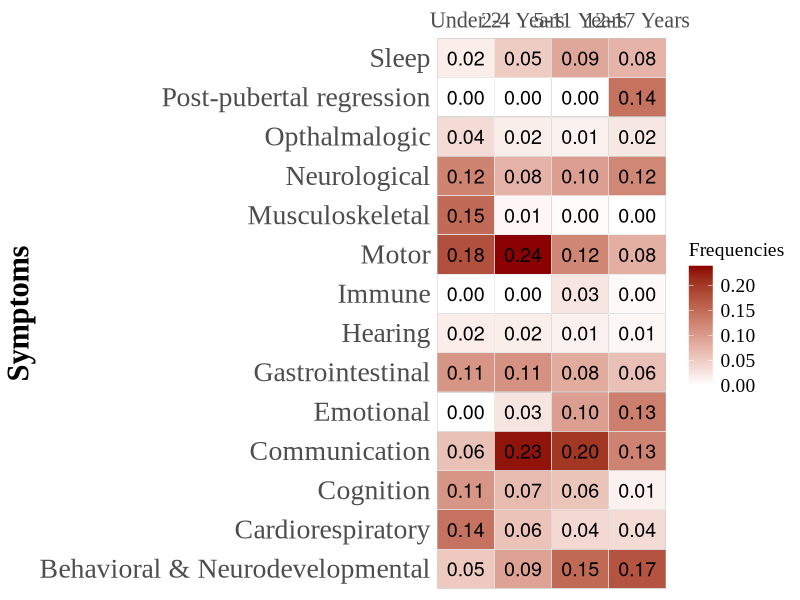
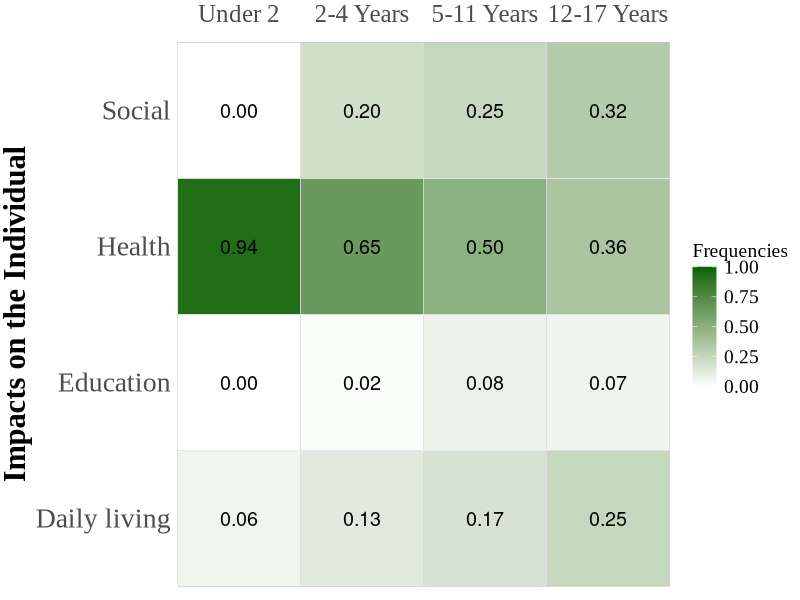
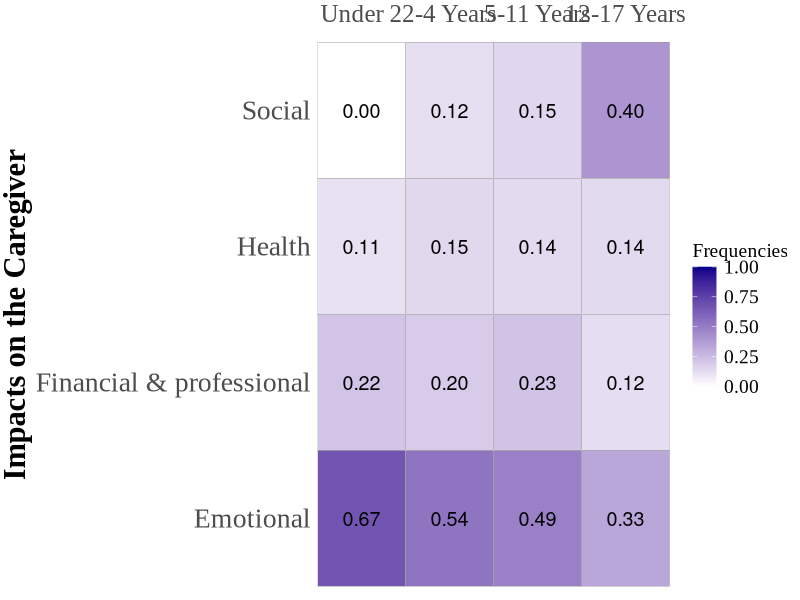
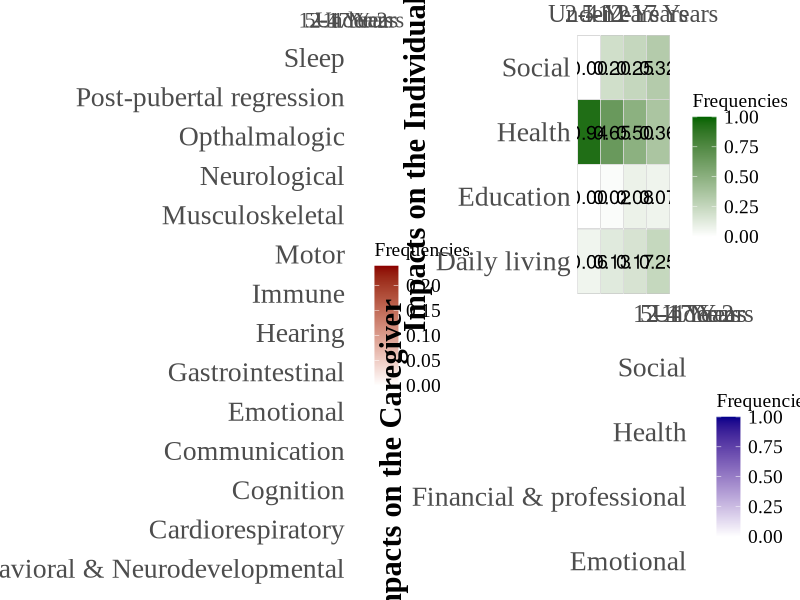

These charts were generated, in order, by the following R code:
## ---- chunk 1
knitr::opts_chunk$set(echo = TRUE)
## ---- chunk 2
library(cowplot)
library(ggpubr)
library(tidyverse)
library(gridExtra)


## ---- chunk 3
#load in data
KS_data <- read.csv("KS_lifespan.csv")
KS_data$X <- str_replace(KS_data$X, " impact", "")
KS_data$X <- str_replace(KS_data$X, " and ", " & ")

#defining concepts subset data
concepts <- KS_data[2:15, -6]

#rename for ease
concepts <- rename(concepts, Symptoms = `X`)
concepts <- rename(concepts, `< 2` = `under.2.years.of.age..infancy...N.16.`,
                   `2-4` = `X2.4.years.of.age...early.childhood...N.15.`,
                   `5-11` = `X5.11.years.of.age..late.childhood...N.13.`,
                   `12-17` = `X12.17.years.of.age..adolescence.and.teenage.years...N.6.`)

#find sum of individual columns
conc_csums <- colSums(concepts[ , -1])

#divide cell values by column total for frequency
#put frequency values in new columns
concepts <- concepts |>
  mutate(
    `Under 2` = `< 2` / conc_csums[1],
    `2-4 Years` = `2-4` / conc_csums[2],
    `5-11 Years` = `5-11` / conc_csums[3],
    `12-17 Years` = `12-17` / conc_csums[4]
  )

#format for graphing
concepts_2 <- select(concepts, -`< 2`, -`2-4`, -`5-11`, -`12-17`)
concepts_2 <- pivot_longer(concepts_2, cols = c(`Under 2`, `2-4 Years`, `5-11 Years`, `12-17 Years`), names_to = "age", values_to = "Frequencies")

concepts_2$age <- factor(concepts_2$age, levels = c("Under 2", "2-4 Years", "5-11 Years", "12-17 Years"))

#heatmap
heatmap_1 <- ggplot(concepts_2, aes(x=age, y=Symptoms, fill= Frequencies)) +
   geom_tile(color = "black") +  
   geom_tile(color = "white", fill = NA) +  
   geom_tile(color = "white", fill = NA) +  
   geom_text(aes(label = sprintf("%.2f", Frequencies)), color = "black", size = 5) +  # Add text labels
   scale_fill_gradient(low="white", high="darkred") + 
   labs(x = NULL, y = "Symptoms")+
   scale_x_discrete(expand = c(0, 0), position = 'top', labels = c("Under 2", limits = c(0, 1))) +
   theme_minimal() +  
   theme(panel.grid = element_blank())+
   theme(
    panel.grid = element_blank(),
    axis.text.y = element_text(family = "Times New Roman", size = 20),
    axis.text.x = element_text(family = "Times New Roman", size = 16),
    plot.title = element_text(family = "Times New Roman", size = 10), 
    legend.title = element_text(family = "Times New Roman", size = 14), 
    legend.text = element_text(family = "Times New Roman", size = 14),
    axis.title.y = element_text(family = "Times New Roman", face = "bold", size = 22)
  )

heatmap_1
 
## ---- chunk 4
#individual impacts subset data
ind_impacts <- KS_data[18:21, -6]

ind_impacts <- rename(ind_impacts, Impacts = `X`)
ind_impacts <- rename(ind_impacts, `< 2` = `under.2.years.of.age..infancy...N.16.`,
                   `2-4` = `X2.4.years.of.age...early.childhood...N.15.`,
                   `5-11` = `X5.11.years.of.age..late.childhood...N.13.`,
                   `12-17` = `X12.17.years.of.age..adolescence.and.teenage.years...N.6.`)


#find sum of individual columns
ind_csums <- colSums(ind_impacts[ ,-1])

#divide cell values by column total for frequency
#put frequency values in new columns
ind_impacts <- ind_impacts |>
  mutate(
    `Under 2` = `< 2` / ind_csums[1],
    `2-4 Years` = `2-4` / ind_csums[2],
    `5-11 Years` = `5-11` / ind_csums[3],
    `12-17 Years` = `12-17` / ind_csums[4]
  )

#format for graphing
ind_impacts_2 <- select(ind_impacts, -`< 2`, -`2-4`, -`5-11`, -`12-17`)
ind_impacts_2 <- pivot_longer(ind_impacts_2, cols = c(`Under 2`, `2-4 Years`, `5-11 Years`, `12-17 Years`), names_to = "age", values_to = "Frequencies")

ind_impacts_2$age <- factor(ind_impacts_2$age, levels = c("Under 2", "2-4 Years", "5-11 Years", "12-17 Years"))


#heatmap
heatmap_2 <- ggplot(ind_impacts_2, aes(x=age, y=Impacts, fill= Frequencies)) +
   geom_tile(color = "black") +  
   geom_tile(color = "white", fill = NA) + 
   geom_tile(color = "white", fill = NA) +  
   geom_text(aes(label = sprintf("%.2f", Frequencies)), color = "black", size = 5) +  # Add text labels
   scale_fill_gradient(low = "white", high = "darkgreen", limit = c(0,1))+
   labs(x = NULL, y = "Impacts on the Individual")+
   scale_x_discrete(expand = c(0, 0),position = 'top') +
   theme_minimal() +  
   theme(panel.grid = element_blank())+
  theme(
    panel.grid = element_blank(),
    axis.text.y = element_text(family = "Times New Roman", size = 20),
    axis.text.x = element_text(family = "Times New Roman", size = 18),
    plot.title = element_text(family = "Times New Roman", size = 10), 
    legend.title = element_text(family = "Times New Roman", size = 14), 
    legend.text = element_text(family = "Times New Roman", size = 14),
    axis.title.y = element_text(family = "Times New Roman", face = "bold", size = 22),
    plot.margin = margin(t = 0, r = .1, b = 0, l = .1, unit = "cm")
  )

heatmap_2
## ---- chunk 5
#caregiver impacts subset data
care_impacts <- KS_data[24:27, -6]

care_impacts <- rename(care_impacts, Impacts = `X`)
care_impacts <- rename(care_impacts, `< 2` = `under.2.years.of.age..infancy...N.16.`,
                   `2-4` = `X2.4.years.of.age...early.childhood...N.15.`,
                   `5-11` = `X5.11.years.of.age..late.childhood...N.13.`,
                   `12-17` = `X12.17.years.of.age..adolescence.and.teenage.years...N.6.`)

#find sum of individual columns
care_csums <- colSums(care_impacts[ ,-1])

#divide cell values by column total for frequency
#put frequency values in new columns
care_impacts <- care_impacts |>
  mutate(
    `Under 2` = `< 2` / care_csums[1],
    `2-4 Years` = `2-4` / care_csums[2],
    `5-11 Years` = `5-11` / care_csums[3],
    `12-17 Years` = `12-17` / care_csums[4]
  )

#format for graphing
care_impacts_2 <- select(care_impacts, -`< 2`, -`2-4`, -`5-11`, -`12-17`)
care_impacts_2 <- pivot_longer(care_impacts_2, cols = c(`Under 2`, `2-4 Years`, `5-11 Years`, `12-17 Years`), names_to = "age", values_to = "Frequencies")

care_impacts_2$age <- factor(care_impacts_2$age, levels = c("Under 2", "2-4 Years", "5-11 Years", "12-17 Years"))


#heatmap (looks a little childish. Want to look more sophisticated. Perhaps interactive)
heatmap_3 <- ggplot(care_impacts_2, aes(x=age, y=Impacts, fill= Frequencies)) +
   geom_tile(color = "black") +  
   geom_tile(color = "white", fill = NA) +  
   geom_text(aes(label = sprintf("%.2f", Frequencies)), color = "black", size = 5) +  #add numbers on heatmap
   scale_fill_gradient(low="white", high="darkblue", limits = c(0,1)) + 
   labs(x = NULL, y = "Impacts on the Caregiver")+
   scale_x_discrete(expand = c(0, 0),position = 'top') +
   theme_minimal() +  
   theme(panel.grid = element_blank())+
   theme(
    panel.grid = element_blank(),
    axis.text.y = element_text(family = "Times New Roman", size = 20),
    axis.text.x = element_text(family = "Times New Roman", size = 18),
    plot.title = element_text(family = "Times New Roman", size = 10), 
    legend.title = element_text(family = "Times New Roman", size = 14), 
    legend.text = element_text(family = "Times New Roman", size = 14),
    axis.title.y = element_text(family = "Times New Roman", face = "bold", size = 22),
    plot.margin = margin(t = 0, r = .1, b = 0, l = .1, unit = "cm")
   )
heatmap_3
     
## ---- chunk 6
#plots in same place
grid.arrange(heatmap_1, arrangeGrob(heatmap_2, heatmap_3), ncol=2)

